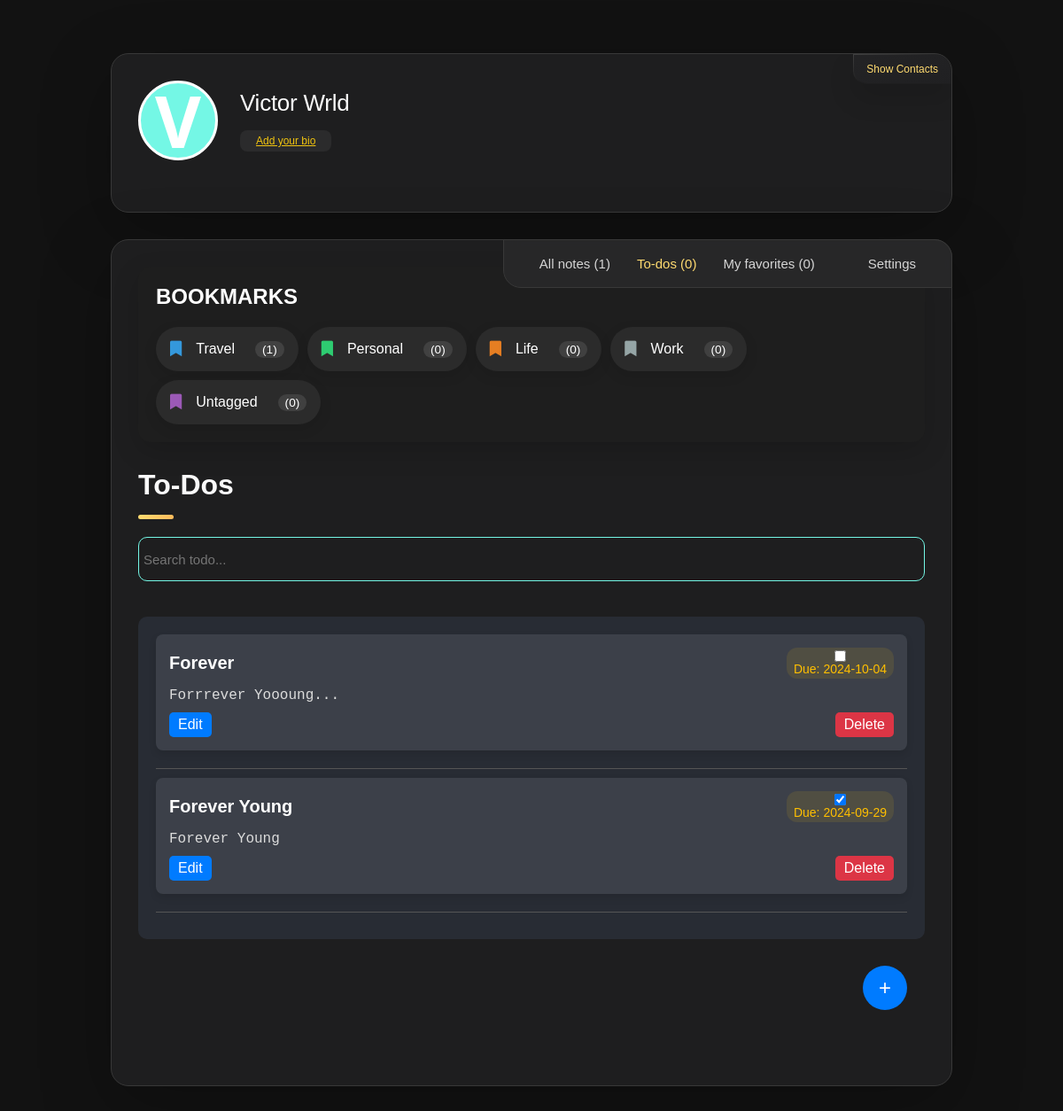
The app's page /todos (signed in) with its own data.
### website/models.py (models this page shows, shortened)
class User(db.Model, UserMixin):
    id = db.Column(db.Integer, primary_key=True)
    email = db.Column(db.String(150), unique=True)
    password = db.Column(db.String(255))
    first_name = db.Column(db.String(225))
    second_name = db.Column(db.String(225))
    full_name = db.Column(db.String(255))
    profile_picture = db.Column(db.String(255), nullable=True)
    cover_picture = db.Column(db.String(255), nullable=True)
    user_name = db.Column(db.String(255))
    phone_number = db.Column(db.String(20))
    country_code = db.Column(db.String(10), default="+254")
    bio = db.Column(db.String(255))
    time_zone = db.Column(db.String(255))
    date_birth = db.Column(db.String(255))
    gender = db.Column(db.String(255))
    generated_color = db.Column(db.String(7))
    is_2fa_enabled = db.Column(db.Boolean, default=False)
    otp_secret = db.Column(db.String(32), nullable=True)
    temp_otp = db.Column(db.String(32), nullable=True)
    otp_method = db.Column(db.String(10), default='app')
    is_active = db.Column(db.Boolean, default=True)
    is_admin = db.Column(db.Boolean, default=False)
    email_verified = db.Column(db.Boolean, default=False)
    note_tags = db.relationship(
        "NoteTag", back_populates="user", cascade="all, delete-orphan"
    )
    notes = db.relationship("Note", back_populates="user", cascade="all, delete-orphan")
    password_reset_tokens = db.relationship(
        "PasswordResetToken", back_populates="user", cascade="all, delete-orphan"
    )
    notifications = db.relationship(
        "Notification", back_populates="user", cascade="all, delete-orphan"
    )
    todos = db.relationship("ToDo", back_populates="user", cascade="all, delete-orphan")
    email_preferences = db.relationship(
        "EmailPreferences",
        uselist=False,
        back_populates="user",
        cascade="all, delete-orphan",
    )
    push_preferences = db.relationship(
        "PushPreferences",
        uselist=False,
        back_populates="user",
        cascade="all, delete-orphan",
    )
    email_verification_tokens = db.relationship(
        "EmailVerificationToken", back_populates="user", cascade="all, delete-orphan"
    )

class NoteTag(db.Model):
    id = db.Column(db.Integer, primary_key=True)
    name = db.Column(db.String(100), nullable=False)
    color = db.Column(db.String(7), nullable=False, default="#000000")
    user_id = db.Column(db.Integer, db.ForeignKey("user.id"), nullable=False)
    created_at = db.Column(db.DateTime, default=datetime.utcnow)
    user = db.relationship("User", back_populates="note_tags")
    notes = db.relationship("Note", back_populates="tag", cascade="all, delete-orphan")

class ToDo(db.Model):
    id = db.Column(db.Integer, primary_key=True)
    title = db.Column(db.String(255), nullable=False)
    content = db.Column(db.Text, nullable=True)
    user_id = db.Column(db.Integer, db.ForeignKey("user.id"), nullable=False)
    is_completed = db.Column(db.Boolean, default=False)
    created_at = db.Column(db.DateTime, default=datetime.utcnow)
    updated_at = db.Column(db.DateTime, default=datetime.utcnow)
    due_date = db.Column(db.DateTime, nullable=True)
    user = db.relationship("User", back_populates="todos")
    subtasks = db.relationship(
        "Subtask", back_populates="parent_todo", cascade="all, delete-orphan"
    )

### website/views.py (the view)
@views.route("/todos")
@login_required
def show_todo_page():
    tags = NoteTag.query.filter_by(user_id=current_user.id).all()
    tag_counts = {}
    for tag in tags:
        note_count = Note.query.filter_by(
            tag_id=tag.id, user_id=current_user.id
        ).count()
        tag_counts[tag.id] = note_count
    todos = (
        ToDo.query.filter_by(user_id=current_user.id)
        .order_by(db.desc(ToDo.created_at))
        .all()
    )
    user_time_zone = current_user.time_zone if current_user.time_zone else "UTC"
    utc_now = datetime.utcnow().replace(tzinfo=pytz.utc)
    user_tz = pytz.timezone(user_time_zone)
    current_date = utc_now.astimezone(user_tz)
    for todo in todos:
        if todo.due_date:
            if todo.due_date.tzinfo is None:
                todo.due_date = pytz.utc.localize(todo.due_date)
            todo.due_date = todo.due_date.astimezone(user_tz)
            if todo.due_date < current_date and not todo.is_completed:
                todo.is_completed = True
                todo.updated_at = datetime.utcnow()
                db.session.commit()
    return render_template(
        "todos.html",
        todos=todos,
        tags=tags,
        tag_counts=tag_counts,
        current_date=current_date,
    )

### website/templates/todos.html (shortened to what this page needs)
<!DOCTYPE html>
<html lang="en">
  <head>
    <link
      rel="stylesheet"
      href="https://cdnjs.cloudflare.com/ajax/libs/font-awesome/5.15.4/css/all.min.css"
    />
    <link
      rel="stylesheet"
      href="{{ url_for('static', filename='css/user_home.css') }}"
    />
    <link
      href="https://unpkg.com/boxicons@2.1.4/css/boxicons.min.css"
      rel="stylesheet"
    />
  </head>
  <body>
    <main>
      <aside class="sidebar" data-sidebar>
        <div class="sidebar-info">
          <figure class="avatar-box">
            {% if current_user.profile_picture %}
            <img
              src="/static/profile_pics/{{ current_user.profile_picture }}"
              alt="Profile Picture"
              class="profile-image"
            />
            {% else %}
            <i
              class="fas fa-5x"
              style="--background-: {{ current_user.generated_color }}"
              >{{ current_user.first_name[0] }}</i
            >
            {% endif %}
          </figure>
          <div class="info-content">
            <h1 class="name" title="{{ current_user.full_name }}">
              {{ current_user.full_name }}
            </h1>
            <p class="title" title="{{ current_user.bio }}">
              {% if current_user.bio %} {{ current_user.bio }} {% else %}
              <a
                href="{{ url_for('views.settings') }}"
                style="color: #f1c40f; text-decoration: underline"
              >
                Add your bio
              </a>
              {% endif %}
            </p>
          </div>
          <button class="info_more-btn" data-sidebar-btn>
            <span>Show Contacts</span>
          </button>
        </div>
      </aside>
      <div class="main-content">
        <nav class="navbar">
          <ul class="navbar-list">
            <li class="navbar-item">
              <a href="/user_home" class="navbar-link">
                <p>
                  All notes
                  <span
                    style="--background-: {{ current_user.generated_color }}"
                  >
                    ({{ current_user.notes|length }})
                  </span>
                </p>
              </a>
            </li>
            <li class="navbar-item">
              <a
                href="{{ url_for('views.show_todo_page') }}"
                class="navbar-link active"
              >
                <p style="--background-: {{ current_user.generated_color }}">
                  To-dos
                  <span> (<span id="todoCount">0</span>)</span>
                </p>
              </a>
            </li>
            <li class="navbar-item">
              <a href="/favorites" class="navbar-link" id="favoriteLink">
                <p style="--background-: {{ current_user.generated_color }}">
                  My favorites
                  <span> (<span id="favoriteCount">0</span>) </span>
                </p>
              </a>
            </li>
            <li class="navbar-item">
              <a
                href="{{url_for('views.settings')}}"
                class="navbar-link"
                style="--background-: {{ current_user.generated_color }}"
              >
                <p>Settings</p>
              </a>
            </li>
          </ul>
        </nav>
        <article class="about active" id="tags">
          <section class="testimonials">
            <div class="tags">
              <p class="section-title">
                BOOKMARKS
              </p>
              <div class="tags-wrapper">
                {% for tag in tags %}
                <a
                  href="{{ url_for('views.tag_notes', tag_id=tag.id) }}"
                  class="tag"
                  data-tag-id="{{ tag.id }}"
                >
                  <i
                    class="fas fa-bookmark"
                    style="--bookmark-: {{ tag.color }}"
                  ></i>
                  <span class="tag-name">{{ tag.name }}</span>
                  <span class="note-count">({{ tag_counts.get(tag.id, 0) }})</span>
                </a>
                {% endfor %}
              </div>
            </div>
          </section>
          <header>
            <h2
              class="h2 article-title"
              style="--background-: {{ current_user.generated_color }}"
            >
              To-Dos
            </h2>
          </header>
          <section class="about-text">
            <div class="search">
              <input
                style="--background-: {{ current_user.generated_color }}"
                type="text"
                id="searchInput"
                placeholder="Search todo..."
                class="input-search"
                autocomplete="off"
              />
            </div>
          </section>
          <section class="service">
            <div
              class="notes-list"
              style="--bookmark-: {{ current_user.generated_color }}"
            >
              <ul id="todosList" data-color="{{current_user.generated_color}}">
                {% if todos %} {% for todo in todos %}
                <li
                  style="--background-: {{ current_user.generated_color }}"
                  class="note-item"
                  data-note-id="{{ todo.id }}"
                >
                <div class="note-header">
                  <h3>{{ todo.title.split('\n')[0][:13] }}</h3>
                  {% if todo.due_date %}
                      <span class="note-tag">
                          <input type="checkbox"
                              {% if todo.is_completed or (todo.due_date and todo.due_date <= current_date) %}
                              checked
                              {% endif %}
                              onclick="updateTodoStatus({{ todo.id }}, this.checked)"
                              id="todo-{{ todo.id }}" />
                          Due: {{ todo.due_date.strftime('%Y-%m-%d') }}
                      </span>
                  {% endif %}
              </div>
                  <pre class="note-content">{{ todo.content | striptags  | truncate(20, True, '...') }}</pre>
                  <div class="todo-actions">
                    <a href="{{ url_for('views.edit_todo', id=todo.id) }}" class="edit-button" style="--background-: {{ current_user.generated_color }}">Edit</a>
                        <form action="{{ url_for('views.delete_todo', todo_id=todo.id) }}" method="post" onsubmit="return confirm('Are you sure you want to delete this To-Do?');">
                            <button type="submit" class="delete-button" style="--background-: {{ current_user.generated_color }}">Delete</button>
                        </form>
                  </div>
                </li>
                <hr style="--background-: {{ current_user.generated_color }}" />
                {% endfor %}{% else %}<p class="no-notes">No Available To-Do</p>{% endif %}
              </ul>
              <div class="add-note-toggle">
                <a href="{{ url_for('views.add_todo_page') }}" style="--background-: {{ current_user.generated_color }}" class="toggle-add">+</a>
            </div>
            </div>
          </section>
        </article>
      </div>
    </main>
  </body>
</html>

### records on screen
User: first_name "V", full_name "Victor Wrld"
NoteTag: name "Travel", get "1"
NoteTag: name "Personal", get "0"
NoteTag: name "Life", get "0"
NoteTag: name "Work", get "0"
NoteTag: name "Untagged", get "0"
ToDo: title "Forever", due_date "2024-10-04", content "Forrrever Yoooung..."
ToDo: title "Forever Young", is_completed "☑", due_date "2024-09-29", content "Forever Young"

### other values on screen
{{ current_user.notes|length }} "1"
